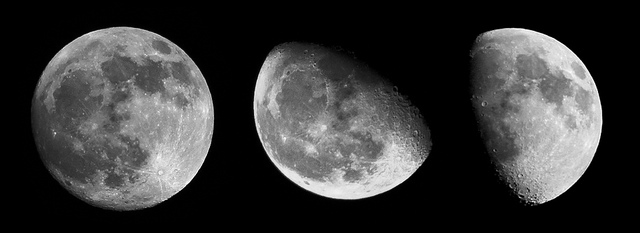
%> input picture P2/material/moon_gray.png, 640 x 233 px
$ octave ejercicio5b.m   (GNU Octave 9; MATLAB toolbox functions it lacks are replaced by stand-ins)
%> lines starting %> are read from the running program, lines starting %| are printed output that depends on the picture
### P2/getEnergia.m
function [ E ] = getEnergia( ima )
%GETENERGIA Summary of this function goes here
%   Detailed explanation goes here
    E = sum(double(ima(:)).^2);
end

### P2/ejercicio5b.m
clear all, close all, clc

I = double(imread('moon_gray.png'));
%> I: size 233x640 double; min 0, max 255, mean 56.3; mean of the top-left, top-right, bottom-left and bottom-right quarters 55.7, 44.3, 59.4, 65.6
K = [1, 6, 11];
w = 2;
counter = 1;
masks = zeros((w*2+1), (w*2+1), length(K));


subplot 421
imshow(uint8(I));
E = getEnergia(uint8(I));
%> in getEnergia, `E = sum(double(ima(:)).^2);`: E = 1267033459
%> E = 1267033459
title(sprintf('Imagen original, E=%g', E));


for i=K
    I = double(I);
    % Filtro 3c - Laplaciano
    fs=400;
    v1=1/fs;
    v2=1/fs;
    x=[0:v1:1];
    y=[0:v2:1];
    [X,Y]=meshgrid(x,y);

    f0x=0.5;
    f0y=0.5;
    Xc = (X - f0x);Yc = (Y - f0y);

    D0=fs/8;

    %f_gaussiana = f_gaussiana./(1/(2*pi*sigma)*exp(-(0)/2*sigma^2));
    % filtro paso bajo ideal con frecuencia de corte D0
    f_filter = 1+i.*(Xc.^2+Yc.^2); %double(Xc.^2 + Yc.^2 <= D0/fs);

    f_filter_d = ifftshift(f_filter);
    h_d = ifft2(f_filter_d);
    h = fftshift(h_d);
    if (sum(abs(imag(h(:)))) < exp(-10))
        h = real(h);
    end
    cx = 1 + fs./2;
    cy = 1 + fs./2;


    filter_mask=h(cy-w:cy+w,cx-w:cx+w);

    [m,j] = min(filter_mask(:));
    filter_mask = filter_mask./m;
    R = ceil(127./max(abs(filter_mask(:))));

    % b鷖queda de la versi髇 entera que minimiza el MSE
    mse = Inf.*ones(1,R);
    for j =1:R
        dif = (filter_mask - double(round(filter_mask.*j)./j)).^2;
        mse(j) = mean(dif(:));
    end
    [~,j]=find(mse==min(mse),1);
    filter_mask = round(filter_mask.*j);

    C = sum(filter_mask(:));
    filter_mask=filter_mask./C;
    masks(:,:,counter) = filter_mask;


    IC = imfilter(I, filter_mask);
    m = min(IC(:));
    M = max(IC(:));
    ICest = (IC-m)/(M-m)*255;

    I = uint8(I);
    hist = imhist(I);
    I_res = histeq(uint8(ICest), hist);
    diff = (double(I)/255-double(I_res)/255).^2;
    % Por que esto en vez de abs(I-I_res)? esto se come muchos bordes que
    % de la otra manera salen...
    m = min(diff(:));
    M = max(diff(:));
    diff = (diff)/(M-m);

    subplot(4, 2, 2*counter+1);
    imshow(uint8(I_res));
    E = getEnergia(I_res);
    title(sprintf('Imagen combinada estirada K=%d, E=%g', i,  E));
    counter = counter + 1;
    subplot(4, 2, 2*counter)
    imshow((diff));
    E = getEnergia(diff);
    title(sprintf('Diferencia cuadrados K=%d, E=%g', i, E));
end
%> this loop made 3 passes
%> M on passes 1 to 3: 0.00301, 0.0517, 0.111
%> pass 1, `diff = (double(I)/255-double(I_res)/255).^2;`:
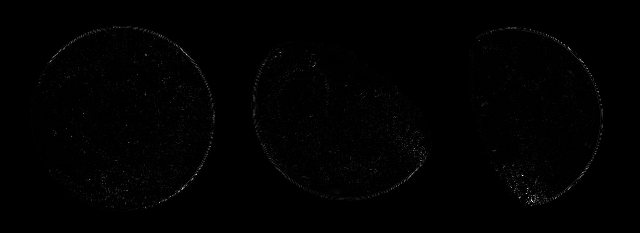
%> diff: size 233x640 double; min 0, max 0.00301, mean 1.64e-05; drawn with min black and max white
%> after the loop:
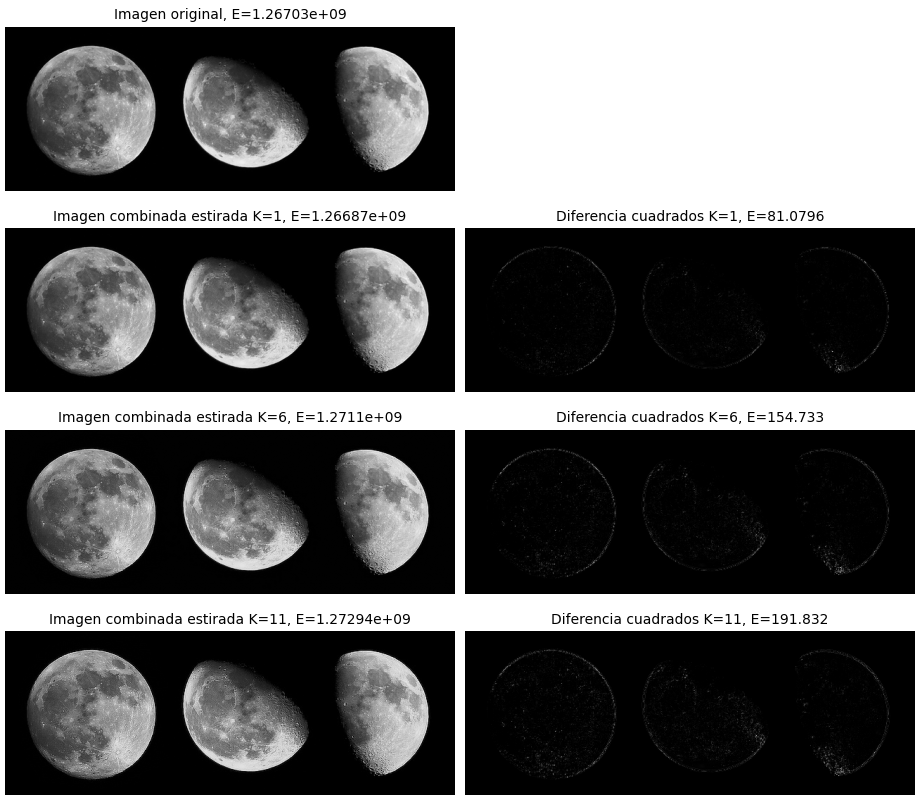
%> figure redrawn from the program's plot data, 7 panels
%> I is the input picture: size 233x640 uint8; min 0, max 255, mean 56.3
%> after the loop, counter = 4; mse = 26 values, max 0.0102 at index 1, min 2.5e-06 at index 12, mean 0.000999
